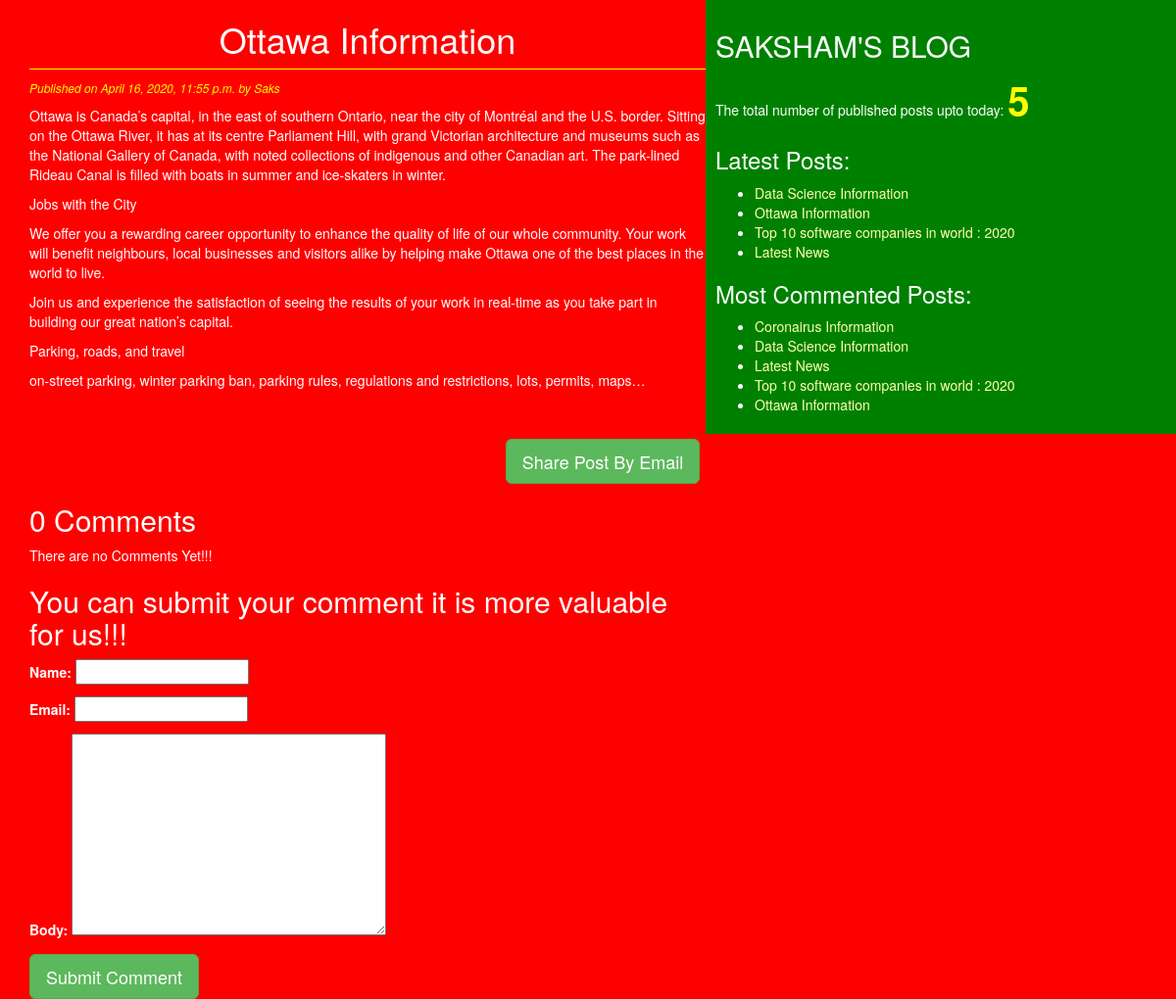
/2020/04/16/ottawa-information/, run on the app's committed database.
### blog/models.py (models this page shows, shortened)
class Post(models.Model):
    STATUS_CHOICES=(('draft','Draft'),('published','Published'))
    title=models.CharField(max_length=256)
    slug=models.SlugField(max_length=264,unique_for_date='publish')
    author=models.ForeignKey(User,related_name='blog_posts',on_delete=models.DO_NOTHING)
    body=models.TextField()
    publish=models.DateTimeField(default=timezone.now)
    created=models.DateTimeField(auto_now_add=True)
    updated=models.DateTimeField(auto_now=True)
    status=models.CharField(max_length=10,choices=STATUS_CHOICES,default='draft')
    objects=CustomManager()
    tags=TaggableManager()
    class Meta:
        ordering=('-publish',)
    def get_absolute_url(self):
        return reverse('post_detail',args=[self.publish.year,self.publish.strftime('%m'),self.publish.strftime('%d'),self.slug])

### blog/views.py (the view)
# urls.py: url(r'^(?P<year>\d{4})/(?P<month>\d{2})/(?P<day>\d{2})/(?P<post>[-\w]+)/$', views.post_detail_view,name='post_detail'),
def post_detail_view(request,year,month,day,post):
    post=get_object_or_404(Post,slug=post,
                                status='published',
                                publish__year=year,
                                publish__month=month,
                                publish__day=day)
    comments=post.comments.filter(active=True)
    csubmit=False
    if request.method=='POST':
        form=CommentForm(request.POST)
        if form.is_valid():
            new_comment=form.save(commit=False)
            new_comment.post=post
            new_comment.save()
            csubmit=True
    else:
        form=CommentForm()
    return render(request,'blog/post_detail.html',{'post':post,'form':form,'csubmit':csubmit,'comments':comments})

### blog/forms.py
class CommentForm(forms.ModelForm):
    class Meta:
        model=Comment
        fields=('name','email','body')

### blog/models.py (called while the page is built)
    def get_queryset(self):
        return super().get_queryset().filter(status='published')

### blog/templatetags/blog_tags.py (called while the page is built)
@register.simple_tag(name='my_tag')
def total_posts():
    return Post.objects.count()

@register.inclusion_tag('blog/latest_posts123.html')
def show_latest_posts(count=3):
    latest_posts=Post.objects.order_by('-publish')[:count]
    return {'latest_posts':latest_posts}

@register.simple_tag
def get_most_commented_posts(count=5):
    return Post.objects.annotate(total_comments=Count('comments')).order_by('-total_comments')[:count]

### templates/blog/post_detail.html (shortened to what this page needs)
{%extends 'blog/base.html' %}
    {%block content%}
      <h1>{{post.title}}</h1>
      <p id='date'>Published on {{post.publish}} by {{post.author|title}}</p>
      {{post.body|linebreaks}}<br><br>
      <div class="container" align='center'>
        <a href="/{{post.id}}/share" class="btn btn-lg btn-success">Share Post By Email</a>
      </div>
      {% with comments.count as comments_count%}
        <h2>{{comments_count}} Comment{{comments_count|pluralize}}</h2>
      {%endwith%}
      {%if comments%}
        {%for comment in comments%}
             <p id='ch'>Comment {{forloop.counter}} by {{comment.name}} on {{comment.created}}</p>
             <div class="cb">{{comment.body|linebreaks}}</div>
         {%endfor%}
         <hr>
          {%else%}
            <p>There are no Comments Yet!!!</p>
      {%endif%}
      {%if csubmit %}
          <h2>Your Comment Added Successfully </h2>
          {%else%}
          <h2>You can submit your comment it is more valuable for us!!!</h2>
             <form method="post">
               {{form.as_p}}
               <input type="submit" class='btn btn-success btn-lg' value="Submit Comment">
             </form>
        {%endif%}
    {%endblock%}

### templates/blog/base.html (shortened to what this page needs)
<!DOCTYPE html>
{%load blog_tags%}
{%load staticfiles%}
<html lang="en" dir="ltr">
  <head>
    <link rel="stylesheet" href="https://maxcdn.bootstrapcdn.com/bootstrap/3.3.7/css/bootstrap.min.css">
    <link rel="stylesheet" href="{%static "css/blog.css" %}">
  </head>
  <body>
    <div class="content">
      {%block content%}{%endblock%}
    </div>
    <div class='sidebar'>
      <h2>SAKSHAM'S BLOG</h2>
      <p>The total number of published posts upto today: <span id='pcount'>{% my_tag%}</span> </p>
      <h3>Latest Posts:</h3>{%show_latest_posts 4%}
      <h3>Most Commented Posts:</h3>
      {%get_most_commented_posts as most_commented_posts%}
      <ul>
         {%for post in most_commented_posts %}
        <li><a href="{{post.get_absolute_url}}">{{post.title}}</a></li>
        {%endfor%}
      </ul>
    </div>
  </body>
</html>

### templates/blog/latest_posts123.html
<ul>
  {%for post in latest_posts %}
  <li><a href="{{post.get_absolute_url}}">{{post.title}}</a></li>
  {%endfor%}
</ul>

### static/css/blog.css (style rules this page uses)
.content { width:60%; float:left; padding:0 0 0 30px; background: red; height:100%; }
.sidebar { width:40%; float:right; padding: 10px; background:green; height:100%; }
h1 { text-align: center; border-bottom: 1px solid yellow ; padding-bottom: 10px; }
body { color:white; background: red; }
#date { color:yellow; font-size: 12px; font-style: italic; }
a { color:#ffffb3; }
#pcount { font-size: 40px; color: yellow; font-weight: bold; }

### data on the page
Post: title "Ottawa Information", publish "April 16, 2020, 11:55 p.m.", author "Saks", body "Ottawa is Canada’s capital, in the east of southern Ontario, near the city of Montréal and the U.S. border. Sitting on the Ottawa River, it has at its centre Parliament Hill, with grand Victorian architecture and museums such as the National Gallery of Canada, with noted collections of indigenous and other Canadian art. The park-lined Rideau Canal is filled with boats in summer and ice-skaters in winter. Jobs with the City We offer you a rewarding career opportunity to enhance the quality of life of our whole community. Your work will benefit neighbours, local businesses and visitors alike by helping make Ottawa one of the best places in the world to live. Join us and experience the…"
Post: title "Data Science Information"
Post: title "Top 10 software companies in world : 2020"
Post: title "Latest News"
Post: title "Coronairus Information"

### other printed values
{{ comments_count }} "0"
